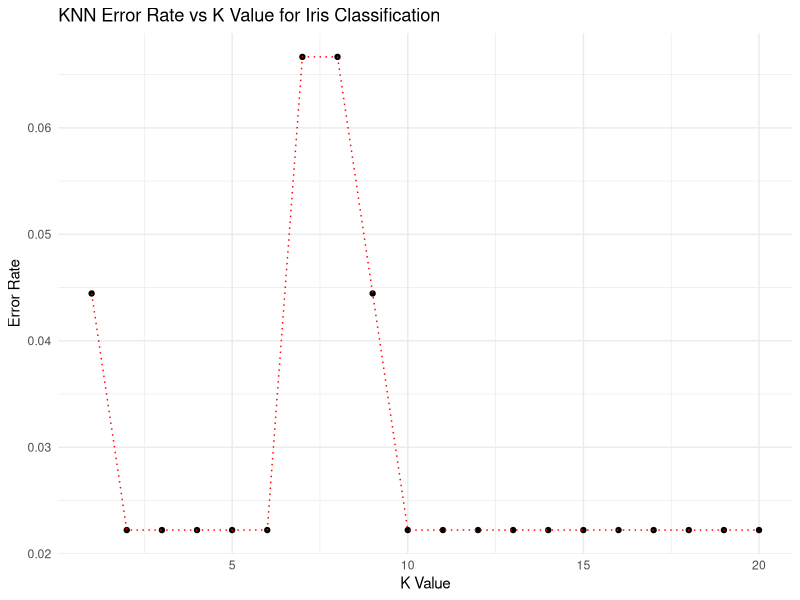
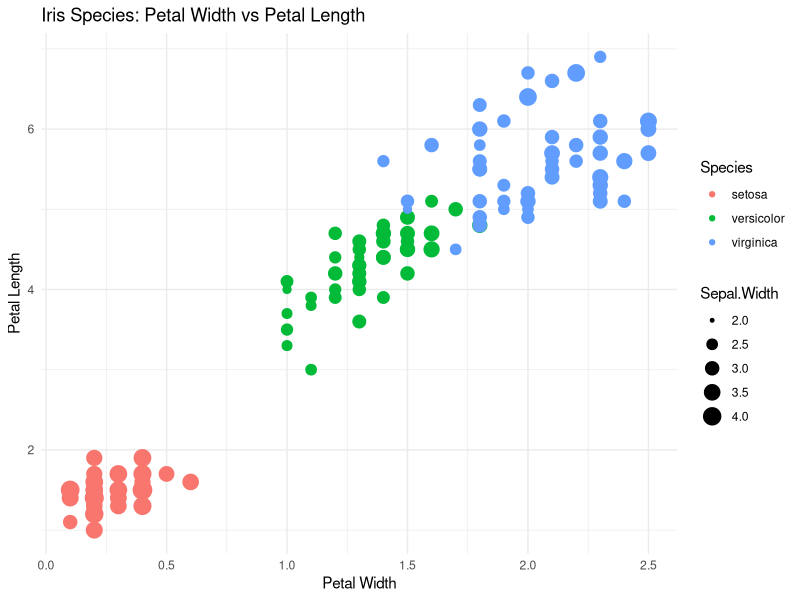

These charts were generated, in order, by the following R code:

# PROJECT: IRIS SPECIES CLASSIFICATION USING KNN

# Load required libraries
library(class)
library(caTools)
library(ggplot2)

# Load Iris dataset
data(iris)

# Exploratory Data Analysis
cat(" IRIS DATASET OVERVIEW \n")
head(iris)
str(iris)

# Check variance of first two columns
cat("\n VARIANCE CHECK \n")
cat("Variance of Sepal.Length:", var(iris[,1]), "\n")
cat("Variance of Sepal.Width:", var(iris[,2]), "\n")

# Extract species and standardize data
species <- iris[,5]
standardised.iris <- scale(iris[,-5])

cat("\n VARIANCE AFTER STANDARDIZATION \n")
cat("Variance of standardized Sepal.Length:", var(standardised.iris[,1]), "\n")
cat("Variance of standardized Sepal.Width:", var(standardised.iris[,2]), "\n")

# Split data
set.seed(101)
split.idata <- sample.split(iris$Species, SplitRatio = 0.7)

# Training set
train.idata <- subset(standardised.iris, split.idata == TRUE)
train.species <- subset(species, split.idata == TRUE)

# Testing set
test.idata <- subset(standardised.iris, split.idata == FALSE)
test.species <- subset(species, split.idata == FALSE)

cat("\n DATA SPLIT \n")
cat("Training set size:", nrow(train.idata), "\n")
cat("Testing set size:", nrow(test.idata), "\n")

# KNN Model with k=3
set.seed(101)
predicted.species <- knn(train.idata, test.idata, train.species, k = 3)

cat("\n KNN PREDICTIONS (FIRST 10) \n")
print(head(predicted.species, 10))

# Calculate error rate
error.rate <- mean(test.species != predicted.species)
cat("\n MODEL PERFORMANCE \n")
cat("Error Rate (k=3):", error.rate, "\n")
cat("Accuracy (k=3):", 1 - error.rate, "\n")

# Find optimal k value
predicted.species <- NULL
error.rate <- NULL

for (i in 1:20) {
  set.seed(101)
  predicted.species <- knn(train.idata, test.idata, train.species, k = i)
  error.rate[i] <- mean(test.species != predicted.species)
}

# Create error rate dataframe
k.values <- 1:20
error.df <- data.frame(k.values, error.rate)

cat("\n ERROR RATES FOR DIFFERENT K VALUES \n")
print(error.df)

# Visualize error rates vs k values
ggplot(data = error.df, aes(x = k.values, y = error.rate)) +
  geom_point() +
  geom_line(linetype = "dotted", color = "red") + 
  labs(title = "KNN Error Rate vs K Value for Iris Classification",
       x = "K Value", y = "Error Rate") +
  theme_minimal()

# Find optimal k (minimum error rate)
optimal.k <- which.min(error.rate)
cat("\n OPTIMAL K VALUE \n")
cat("Optimal k:", optimal.k, "with error rate:", error.rate[optimal.k], "\n")
cat("Accuracy with optimal k:", 1 - error.rate[optimal.k], "\n")

# Visualize the data
ggplot(data = iris, aes(x = Petal.Width, y = Petal.Length)) +
  geom_point(aes(color = Species, size = Sepal.Width)) +
  labs(title = "Iris Species: Petal Width vs Petal Length",
       x = "Petal Width", y = "Petal Length") +
  theme_minimal()
